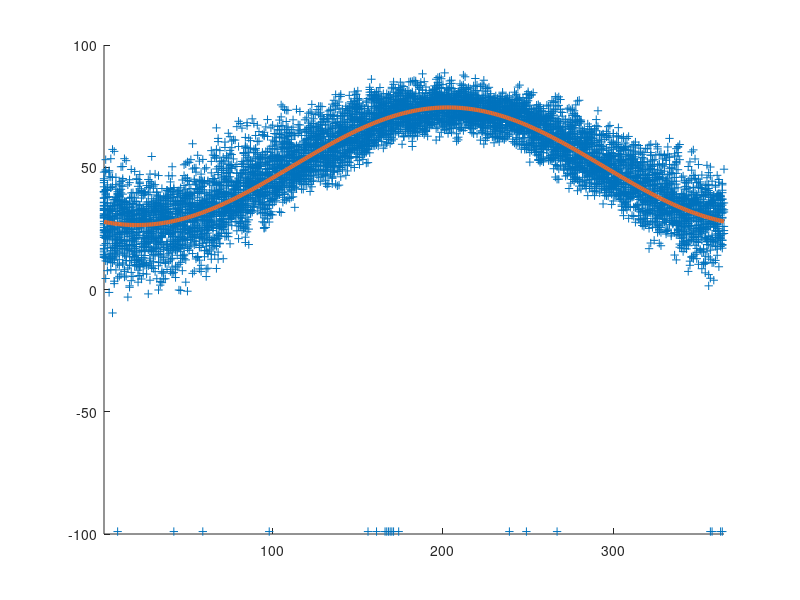

MATLAB code to generate this figure: (Note: this script raises an error after producing the figure.)
fileID = fopen('MIDETROI.txt');
temp = textscan(fileID, '%d %d %d %f64');
year = 1995;
day = 1;
for i = 1:8327
    if(year == temp{3}(i))
        temp{5}(i) = day;
        day = day + 1;
    else
        year = year + 1;
        day = 1;
        temp{5}(i) = day;
    end
end

x = temp{5};
x = transpose(x);
y_real = temp{4};

fit = @(b,x) b(1)+b(2)*cos(x*2*pi/365.25)+b(3)*sin(x*2*pi/365.25);
cost = @(b) sum((fit(b,x) - y_real).^2);
s = fminsearch(cost, [0;0;0;0]);

x_fit = 1:365;
y_fit = s(1)+s(2)*cos(x_fit*2*pi/365.25)+s(3)*sin(x_fit*2*pi/365.25);

min_temp = min(y_fit);
max_temp = max(y_fit);

figure
scatter(x,y_real,'+');
hold on
plot(x_fit,y_fit,'color',[0.91 0.41 0.17],'LineWidth',3);
xlim([1 365])
h1 = refline([0, min_temp]);
h2 = refline([0,max_temp]);
h1.Color = 'r';
h2.Color = 'r';
hold off
